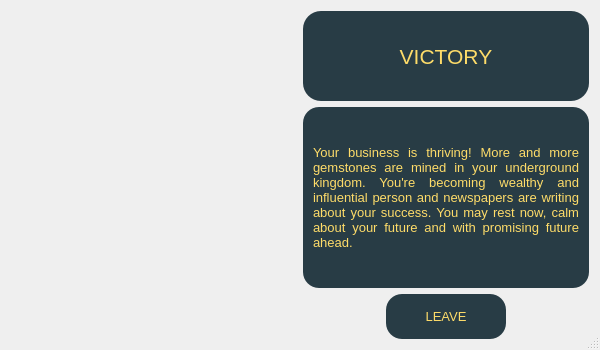
<?xml version="1.0" encoding="UTF-8"?>
<ui version="4.0">
 <class>GoodEnding</class>
 <widget class="QDialog" name="GoodEnding">
  <property name="geometry">
   <rect>
    <x>0</x>
    <y>0</y>
    <width>600</width>
    <height>350</height>
   </rect>
  </property>
  <property name="minimumSize">
   <size>
    <width>600</width>
    <height>350</height>
   </size>
  </property>
  <property name="maximumSize">
   <size>
    <width>1200</width>
    <height>700</height>
   </size>
  </property>
  <property name="windowTitle">
   <string>Dialog</string>
  </property>
  <property name="styleSheet">
   <string notr="true">#GoodEnding {
border-image: url(:/images/resources/Other/TitleScreenBackground.png) 0 0 0 0 stretch stretch;
}
#label_2 {
border-type: solid;
border-width: 10px;
border-color: rgb(11,29,41);
border-radius: 18px;
background-color: rgb(40,60,69);
color: rgb(254,220,105);
font-size: 16pt;
}
#label_3 {
border-type: solid;
border-width: 6px;
border-color: rgb(11,29,41);
border-radius: 16px;
background-color: rgb(40,60,69);
color: rgb(254,220,105);
font-size: 10pt;
padding: 10px;
} 
#pushButton {
border-type: solid;
border-radius: 16px;
border-width: 6px;
border-color: rgb(11,29,41);
background-color: rgb(40,60,69);
color: rgb(254,220,105);
font-size: 10pt;
}                           </string>
  </property>
  <property name="sizeGripEnabled">
   <bool>true</bool>
  </property>
  <layout class="QHBoxLayout" name="horizontalLayout_2" stretch="1,1">
   <item>
    <widget class="QLabel" name="label">
     <property name="minimumSize">
      <size>
       <width>150</width>
       <height>150</height>
      </size>
     </property>
     <property name="styleSheet">
      <string notr="true">#label {
border-image: url(:/images/resources/Other/Victory.png) 0 0 0 0 stretch stretch;
}</string>
     </property>
     <property name="text">
      <string/>
     </property>
    </widget>
   </item>
   <item>
    <layout class="QVBoxLayout" name="verticalLayout" stretch="2,4,1">
     <item>
      <widget class="QLabel" name="label_2">
       <property name="text">
        <string>VICTORY</string>
       </property>
       <property name="alignment">
        <set>Qt::AlignCenter</set>
       </property>
      </widget>
     </item>
     <item>
      <widget class="QLabel" name="label_3">
       <property name="text">
        <string>&lt;html&gt;&lt;head/&gt;&lt;body&gt;&lt;p&gt;Your business is thriving! More and more gemstones are mined in your underground kingdom. You're becoming wealthy and influential person and newspapers are writing about your success. You may rest now, calm about your future and with promising future ahead.&lt;/p&gt;&lt;/body&gt;&lt;/html&gt;</string>
       </property>
       <property name="alignment">
        <set>Qt::AlignJustify|Qt::AlignVCenter</set>
       </property>
       <property name="wordWrap">
        <bool>true</bool>
       </property>
      </widget>
     </item>
     <item>
      <layout class="QHBoxLayout" name="horizontalLayout">
       <item>
        <spacer name="horizontalSpacer">
         <property name="orientation">
          <enum>Qt::Horizontal</enum>
         </property>
         <property name="sizeHint" stdset="0">
          <size>
           <width>40</width>
           <height>20</height>
          </size>
         </property>
        </spacer>
       </item>
       <item>
        <widget class="QPushButton" name="pushButton">
         <property name="minimumSize">
          <size>
           <width>120</width>
           <height>45</height>
          </size>
         </property>
         <property name="text">
          <string>LEAVE</string>
         </property>
        </widget>
       </item>
       <item>
        <spacer name="horizontalSpacer_2">
         <property name="orientation">
          <enum>Qt::Horizontal</enum>
         </property>
         <property name="sizeHint" stdset="0">
          <size>
           <width>40</width>
           <height>20</height>
          </size>
         </property>
        </spacer>
       </item>
      </layout>
     </item>
    </layout>
   </item>
  </layout>
 </widget>
 <resources/>
 <connections/>
</ui>
